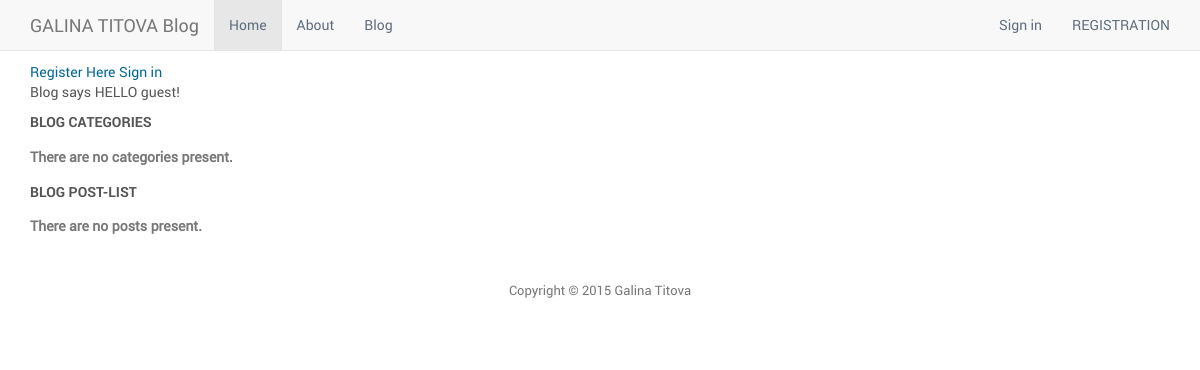
The page /blog/ on the database as committed earlier.
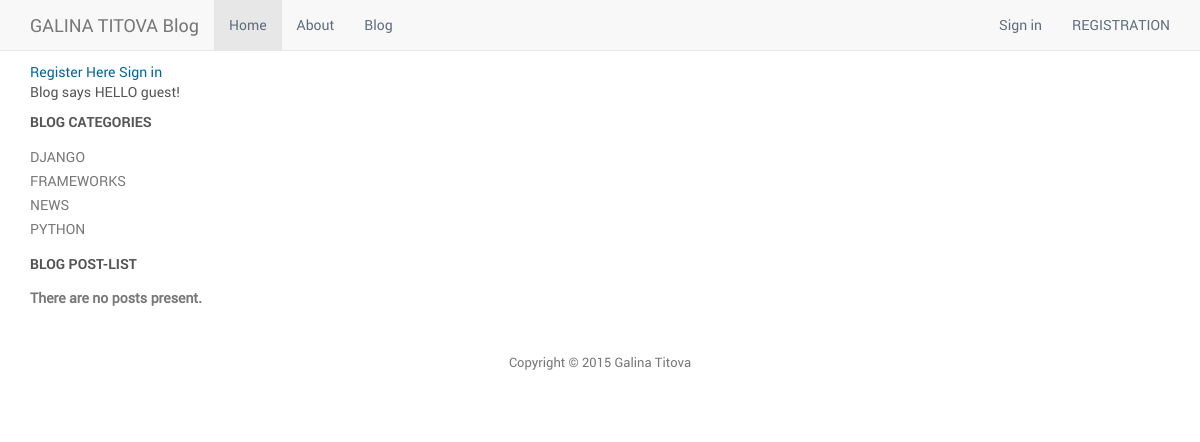
The same page on the database as committed later.
### blog/models.py (models this page shows, shortened)
class Category(models.Model):
    name = models.CharField(max_length = 128, unique = True)
    slug = models.SlugField(unique=True)

### blog/views.py (the view)
def index(request):
	category_list = Category.objects.order_by('name')
	posts = Post.objects.all().order_by("-created")
	paginator = Paginator(posts, 2)
	try: page = int(request.GET.get("page", '1'))
	except ValueError: page = 1
	try:
		posts = paginator.page(page)
	except (InvalidPage, EmptyPage):
		posts = paginator.page(paginator.num_pages)
	context_dict = {'categories_list':category_list, 'posts':posts, 'months':mkmonth_lst(),  'archive':True }
	return render_to_response("blog/index.html", context_dict)

### blog/views.py (called while the page is built, shortened)
def mkmonth_lst():
    if not Post.objects.count(): return []

### templates/blog/index.html (shortened to what this page needs)
{% extends "base.html" %}
{% load staticfiles %}
{% block content %}
<a href="/blog/register/">Register Here</a>
<a href="/blog/login/">Sign in</a>
{% if user.is_authenticated %}
<h2>Blog says HELLO {{ user.username }}!</h2>
{% else %}
<h2>Blog says HELLO guest!</h2>
{% endif %}
<h1>Blog CATEGORIES{{ title }}</h1>
	{% if categories_list %}
    <ul>
      {% for category in categories_list %}
        <li>{{ category.name }}</li>
      {% endfor %}
    </ul>
  {% else %}
    <strong>There are no categories present.</strong>
  {% endif %}
<h1>Blog POST-LIST{{ title }}</h1>
  {% if posts_list %}
    <div id = "postslist">
				{% for post in posts_list %}
          <p><a href="/blog/posts/{{ post.slug }}/">{{ post.title }}</a></p>
        {% endfor %}
    </div>
  {% else %}
    <strong>There are no posts present.</strong>
  {% endif %}
{% endblock %}

Rows that differ between the two databases and show on the page:
added Category: name "DJANGO"
added Category: name "FRAMEWORKS"
added Category: name "NEWS"
added Category: name "PYTHON"
Other text that changed with them:
text no longer shown: "There are no categories present."
